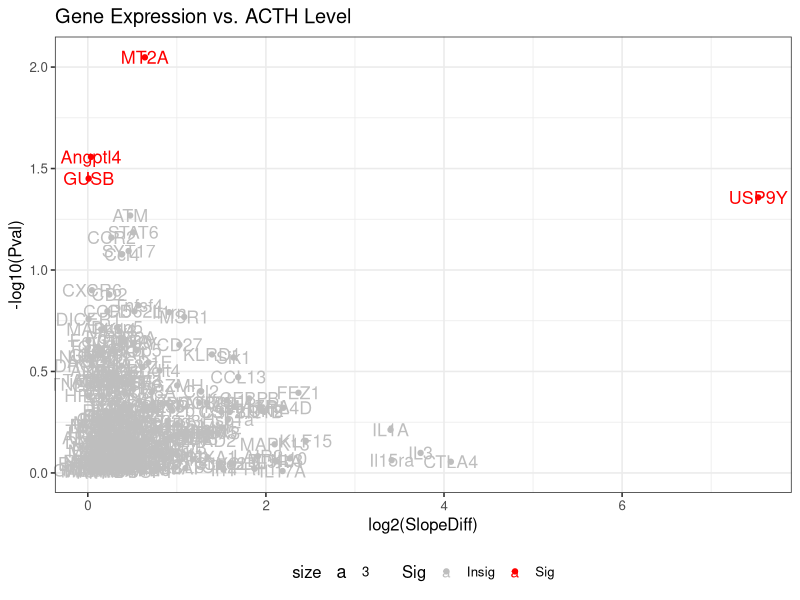

Recreate this plot in R.
## BTEC330 S2020 GX Larissa Fosso

## Set working directory to source file location


## Read in the table of fold changes
FCdata <- read.csv("../data/FC.csv", row.names = 1, header = FALSE)

## Read in the table of expression data
IBS <- read.csv("../data/GXdata (1).csv", header = TRUE)

## Access only the columns with RNA Expression (subsetting)
names(IBS)[28:277]

## Make a list of anova(lm()) results for bloodwork parameter

storage <- list()

for(i in names(IBS)[28:277]){
  storage[[i]]  <- anova(lm(get(i) ~ ACTH, IBS))
}

## Extract the p-values into a new list

pVals <- list()

for(i in names(storage)){
  pVals[[i]] <- -(log10(storage[[i]]$'Pr(>F)'))
}

## Convert the pValues list into a data frame. 

DFpvalues <- data.frame(matrix(unlist(pVals), nrow=length(pVals), byrow=T))

## Combine the results dataframes and write column labels

VolcanoPlotData <- cbind(FCdata,DFpvalues)
names(VolcanoPlotData)[1] <- paste("log2(SlopeDiff)")
names(VolcanoPlotData)[2] <- paste("-log10(Pval)")

## Add a column to evaluate significance

VolcanoPlotData$Sig <- ifelse(VolcanoPlotData$`-log10(Pval)` > 1.3, "Sig", "Insig");
  
## Make a volcano-style scatterplot for these results

install.packages("ggplot2")
library(ggplot2)
# library(ggrepel)

png("../fig_output/ACTHplot.png")
ACTHplot <- ggplot(VolcanoPlotData, aes(x = `log2(SlopeDiff)`, y = `-log10(Pval)`, label=rownames(VolcanoPlotData), color=Sig)) +
  geom_point(aes(color = Sig)) +
  scale_color_manual(values = c("grey", "red")) +
  theme_bw(base_size = 12) + theme(legend.position = "bottom") +
  geom_text(aes(x = `log2(SlopeDiff)`,y = `-log10(Pval)`, fontface = 1, size=3,  label=row.names(VolcanoPlotData)))

print(ACTHplot + ggtitle("Gene Expression vs. ACTH Level"))
dev.off()



